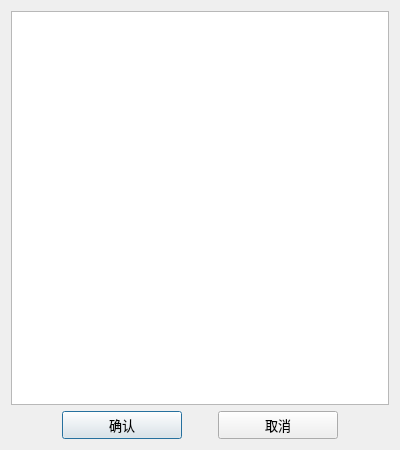
<?xml version="1.0" encoding="UTF-8"?>
<ui version="4.0">
 <class>LineImporter</class>
 <widget class="QDialog" name="LineImporter">
  <property name="geometry">
   <rect>
    <x>0</x>
    <y>0</y>
    <width>400</width>
    <height>450</height>
   </rect>
  </property>
  <property name="minimumSize">
   <size>
    <width>400</width>
    <height>450</height>
   </size>
  </property>
  <property name="windowTitle">
   <string>输入文本</string>
  </property>
  <layout class="QVBoxLayout" name="verticalLayout">
   <item>
    <widget class="QPlainTextEdit" name="plainTextEdit"/>
   </item>
   <item>
    <layout class="QHBoxLayout" name="horizontalLayout">
     <property name="spacing">
      <number>10</number>
     </property>
     <property name="leftMargin">
      <number>25</number>
     </property>
     <property name="topMargin">
      <number>0</number>
     </property>
     <property name="rightMargin">
      <number>25</number>
     </property>
     <item>
      <widget class="QPushButton" name="pushButtonConfirm">
       <property name="minimumSize">
        <size>
         <width>0</width>
         <height>27</height>
        </size>
       </property>
       <property name="maximumSize">
        <size>
         <width>120</width>
         <height>31</height>
        </size>
       </property>
       <property name="font">
        <font>
         <pointsize>10</pointsize>
        </font>
       </property>
       <property name="text">
        <string>确认</string>
       </property>
      </widget>
     </item>
     <item>
      <widget class="QPushButton" name="pushButtonCancel">
       <property name="minimumSize">
        <size>
         <width>0</width>
         <height>27</height>
        </size>
       </property>
       <property name="maximumSize">
        <size>
         <width>120</width>
         <height>35</height>
        </size>
       </property>
       <property name="font">
        <font>
         <pointsize>10</pointsize>
        </font>
       </property>
       <property name="text">
        <string>取消</string>
       </property>
      </widget>
     </item>
    </layout>
   </item>
  </layout>
 </widget>
 <resources/>
 <connections/>
</ui>
